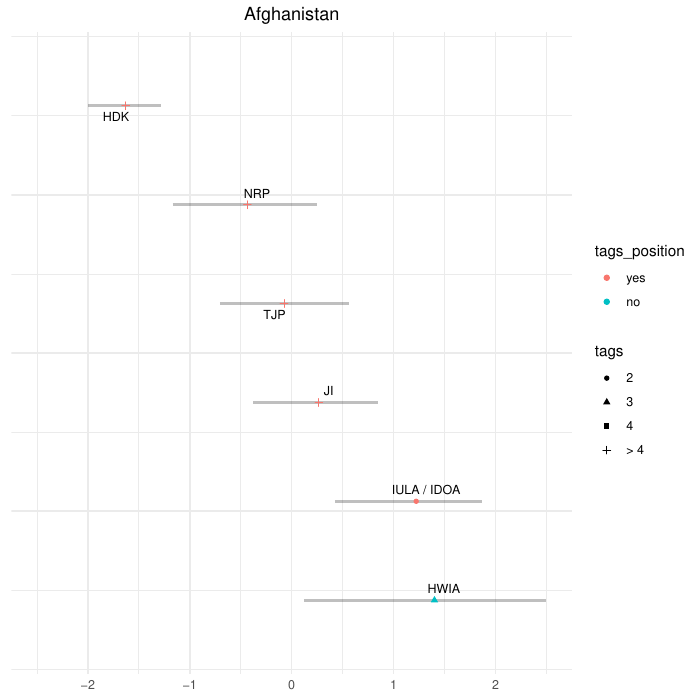

Recreate this plot in R.
## Visualize left-right party positions in country plots


library(tidyverse)
library(glue)
library(ggrepel)


## Read data ----

party_raw <- read_csv("04-data-final/party-position-tags.csv")
tags_raw <- read_csv("04-data-final/tag-position.csv")


## Create plot data ----

pl_dt <- 
  party_raw %>% 
  filter(! is.na(position)) %>% 
  mutate(
    tags = ifelse(tags >= 5, 5, tags) %>% factor() %>% fct_recode(`> 4` = "5"),
    tags_position = if_else(is.na(tags_position), "no", "yes") %>% fct_rev(),
    position_lo = if_else(position_lo < -2.5, -2.5, position_lo),
    position_up = if_else(position_up > 2.5, 2.5, position_up)
  ) %>% 
  arrange(country_name)


## Country plot function ----

plot_country <- function(country_select) {
  pl_tmp <- pl_dt %>% filter(country_name == country_select)
  dodge_param = position_dodge2(width = 0.75)
  
  pl <- 
    ggplot(pl_tmp, aes(1, position, label = name_short)) +
    geom_linerange(
      aes(ymin = position_lo, ymax = position_up, group = desc(position)),
      size = 1, alpha = 0.25, position = dodge_param
    ) +
    geom_point(
      aes(group = desc(position), shape = tags, colour = tags_position),
      position = dodge_param
    ) +
    geom_text_repel(aes(group = desc(position)), size = 3, position = dodge_param) +
    coord_flip() +
    labs(title = country_select, x = NULL, y = NULL) +
    theme_minimal() +
    theme(axis.text.y=element_blank(), plot.title = element_text(hjust = 0.5)) +
    scale_color_discrete(drop = FALSE) +
    scale_shape_discrete(drop = FALSE) +
    aes(ymin = -2.5, ymax = 2.5)  
  
  return(pl)
}

pl <- plot_country("Norway")
plot(pl)


## Countries pdf ----

# plot all countries into one pdf

countries <- 
  pl_dt %>% 
  pull(country_name) %>% 
  unique() %>% 
  na.omit()
  
pdf("06-figures-tables/fig-countries.pdf", pl)
for(country in countries) {
  pl <- plot_country(country)
  plot(pl)
}
dev.off()
